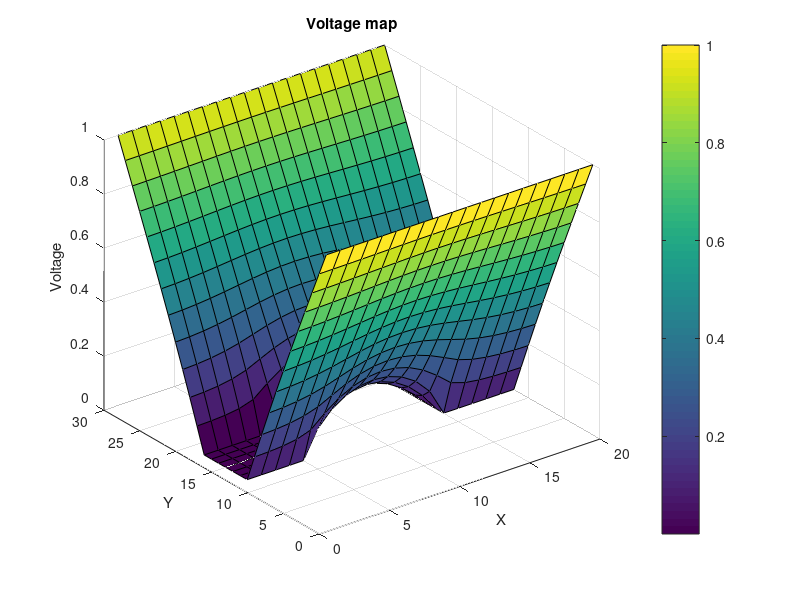
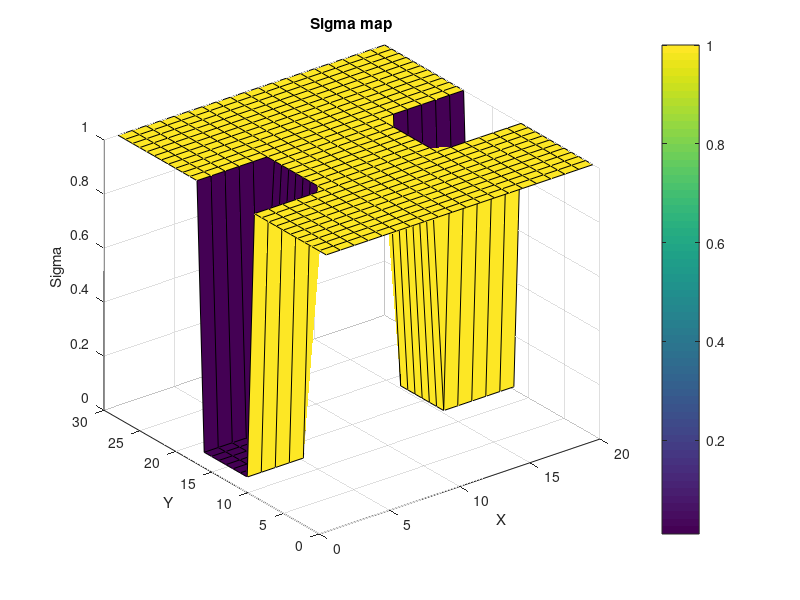
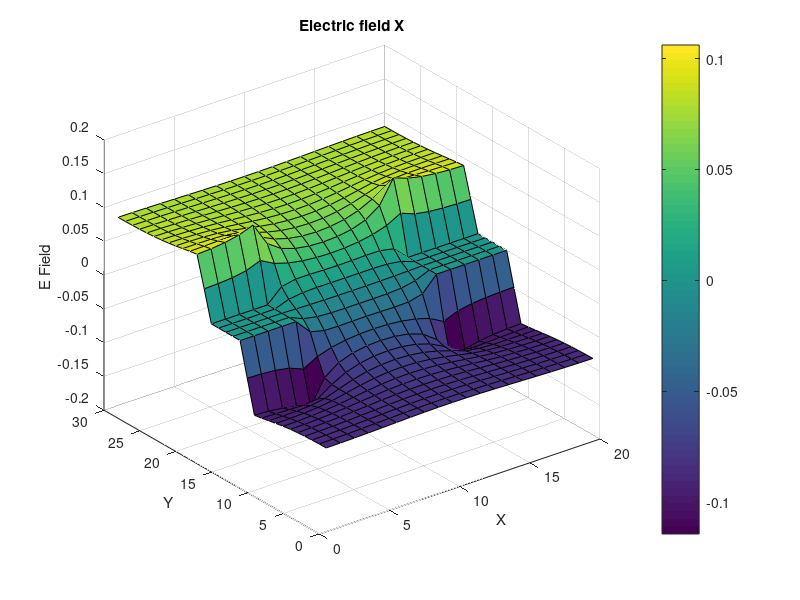
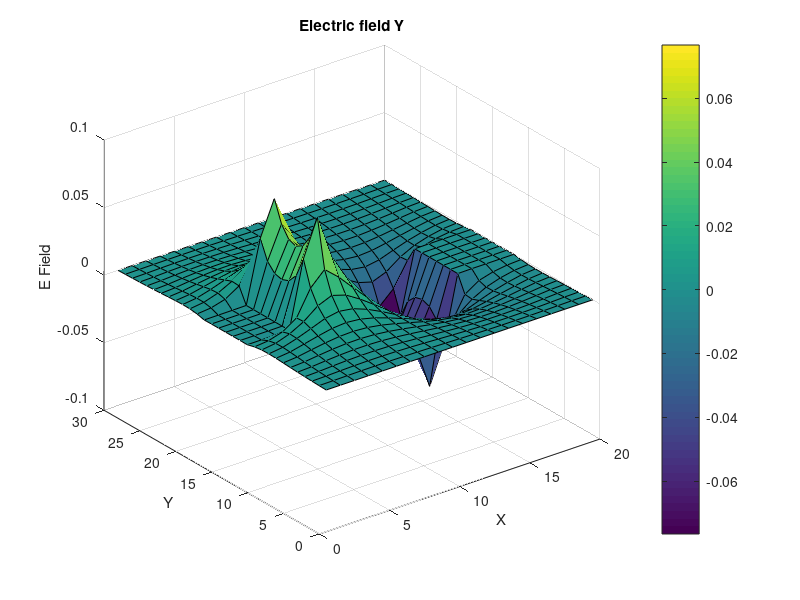

These figures' MATLAB source, in order:

global C

C.q_0 = 1.60217653e-19;             % electron charge
    C.hb = 1.054571596e-34;             % Dirac constant
    C.h = C.hb * 2 * pi;                % Planck constant
    C.m_0 = 9.10938215e-31;             % electron mass
    C.kb = 1.3806504e-23;               % Boltzmann constant
    C.eps_0 = 8.854187817e-12;          % vacuum permittivity
    C.mu_0 = 1.2566370614e-6;           % vacuum permeability
    C.c = 299792458;                    % speed of light
    C.g = 9.80665;
    

%working area
W = 20;
L = W*3/2;

centreX = L/2;
centreY = W/2;

%matrices
G = zeros(L*W,L*W);
B = zeros(L*W,1);

%conductivity
s1 = 1;
s2 = 0.01;

%resistive regions size
rL = L*1/4;
rW = W*2/5;

Smap = zeros(L,W);
for i =1:1:L
    for j =1:1:W
        n = j+(i-1)*W;
        nxm = j+(i-2)*W;
        nxp = j+i*W;
        nyp = j+1+ (i-1)*W;
        nym = j-1+ (i-1)*W;
        
        if(i==1)
            G(n,:) = 0;
            G(n,n) = 1;
            B(n) = 1;
            Smap(i,j) = s1;
        elseif(i==L)
            G(n,:) = 0;
            G(n,n) = 1;
            B(n) = 1;
            Smap(i,j) = s1;
        elseif(j==1)
            G(n,:) = 0;
            G(n,n) = -3;
            if(i > centreX-(rL/2) && i < centreX+(rL/2))%x boundary
                G(n,nxm) = s2;
                G(n,nxp) = s2;
                G(n,nyp) = s2;
                Smap(i,j) = s2;
            else
                G(n,nxm) = s1;
                G(n,nxp) = s1;
                G(n,nyp) = s1;
                Smap(i,j) = s1;
            end
        elseif(j==W)
            G(n,:) = 0;
            G(n,n) = -3;
            if(i > centreX-(rL/2) && i < centreX+(rL/2))%x boundary
                G(n,nxm) = s2;
                G(n,nxp) = s2;
                G(n,nym) = s2;
                Smap(i,j) = s2;
            else
                G(n,nxm) = s1;
                G(n,nxp) = s1;
                G(n,nym) = s1;
                Smap(i,j) = s1;
            end
        else          
            G(n,:) = 0;
            G(n,n) = -4;
            %  |           X Boundaries                | 
            if((i > centreX-(rL/2) && i < centreX+(rL/2)) && ...
                    (j > centreY+(rW/2) || j < centreY-(rW/2)))
            %       |            Y Boundaries                |
                G(n,nxp) = s2;
                G(n,nxm) = s2;
                G(n,nyp) = s2;
                G(n,nym) = s2;
                Smap(i,j) = s2;
            else
                G(n,nxp) = s1;
                G(n,nxm) = s1;
                G(n,nyp) = s1;
                G(n,nym) = s1;
                Smap(i,j) = s1;
            end     
        end
    end
end

V = G\B;

%remap
Vmap = zeros(L,W);
for i =1:1:L
    for j =1:1:W
        n=j+(i-1)*W;
        Vmap(i,j) =V(n);
    end
end

[Ey,Ex] = gradient(Vmap);

E = gradient(Vmap);

J = Smap.*E;

figure(5)
surf(Vmap)
colorbar
title('Voltage map'),xlabel('X'),ylabel('Y'),zlabel('Voltage')

figure(6)
surf(Smap)
colorbar
title('Sigma map'),xlabel('X'),ylabel('Y'),zlabel('Sigma');

figure(7)
surf(Ex)
colorbar
title('Electric field X'),xlabel('X'),ylabel('Y'),zlabel('E Field');

figure(8)
surf(Ey)
colorbar
title('Electric field Y'),xlabel('X'),ylabel('Y'),zlabel('E Field');

figure(9)
surf(J)
colorbar
title('Current density'),xlabel('X'),ylabel('Y'),zlabel('Current/m^2');
